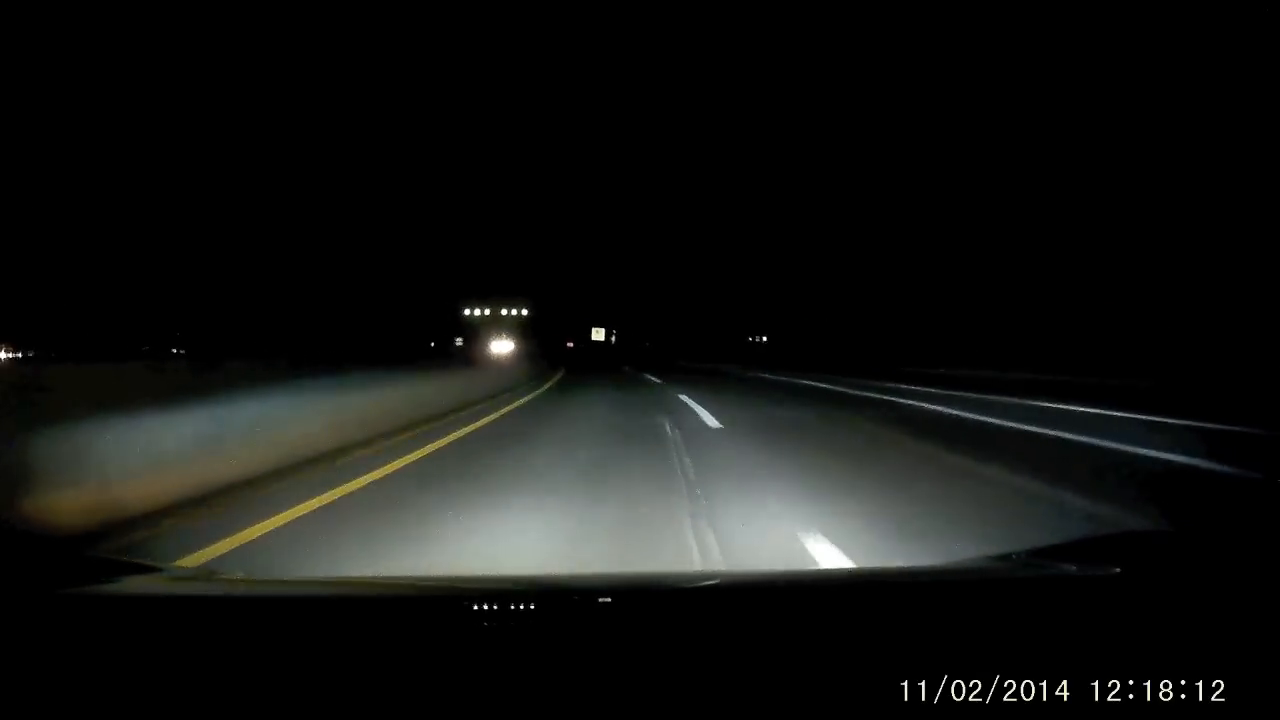
#> input picture frame 135 of test.mp4, 1280 x 720 px, given in place of test3.mp4, which was not available
$ python lane_detection.py
#> lines starting #> are read from the running program, lines starting #| are printed output that depends on the picture; after the words box and inside, x2 and y2 are one past the last pixel; in counts of white or black regions, pixels touching at a corner belong together; pictures that were not available may be replaced by others from this repository, and a replacement may not be noted
#> further down, frame is the input picture: shape (720, 1280, 3); mean B, G, R 18.1, 19.9, 18.8
import cv2
import numpy as np
import matplotlib.pyplot as plt

def roi(img, vertices):
    mask = np.zeros_like(img)
    match_mask_color = 255
    cv2.fillPoly(mask, vertices, match_mask_color)
    return cv2.bitwise_and(img,mask) #masked image

def draw_lane(img, lines):

    img = np.copy(img)
    blank_image = np.zeros((img.shape[0], img.shape[1], 3), dtype=np.uint8)

    lineLeft = False; lineRight = False

    for line in lines:
        x1,y1,x2,y2 = line[0]
        cv2.line(blank_image, (x1,y1), (x2,y2), (0,255,0), 2)

    img = cv2.addWeighted(img, 0.8, blank_image, 1, 0.0)
    return img

def process(img):

    #---------------------Lanes-----------------------
    height = img.shape[0]
#> height = 1080
    width = img.shape[1]
#> width = 1920

    roiVertices = [(0,height), (width/2,height/2), (width, height)] #adjusted for hood of car to be masked
#> roiVertices = [(0, 1080), (960, 540), (1920, 1080)]

    grayImg = cv2.cvtColor(img,cv2.COLOR_RGB2GRAY)
    canny = cv2.Canny(grayImg, 100, 150) #adjust upper threshold if lanes are not being detected
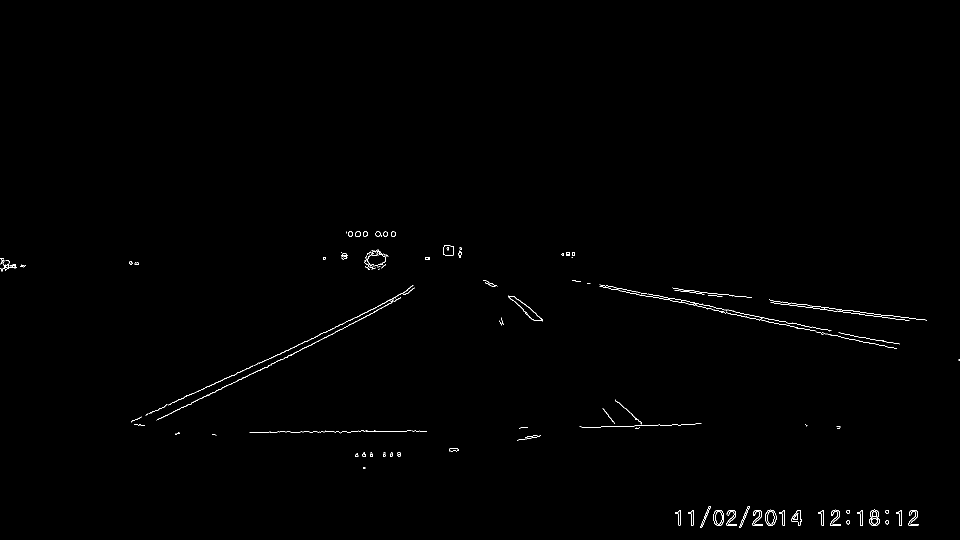
#> canny: shape (1080, 1920) (shown at 1/2 size); 0.4% white in thin lines or dots, all inside (x1, y1, x2, y2) = (0, 463, 1920, 1056)

    croppedImage = roi(canny, np.array([roiVertices],np.int32))
#> in roi, `cv2.fillPoly(mask, vertices, match_mask_color)`:
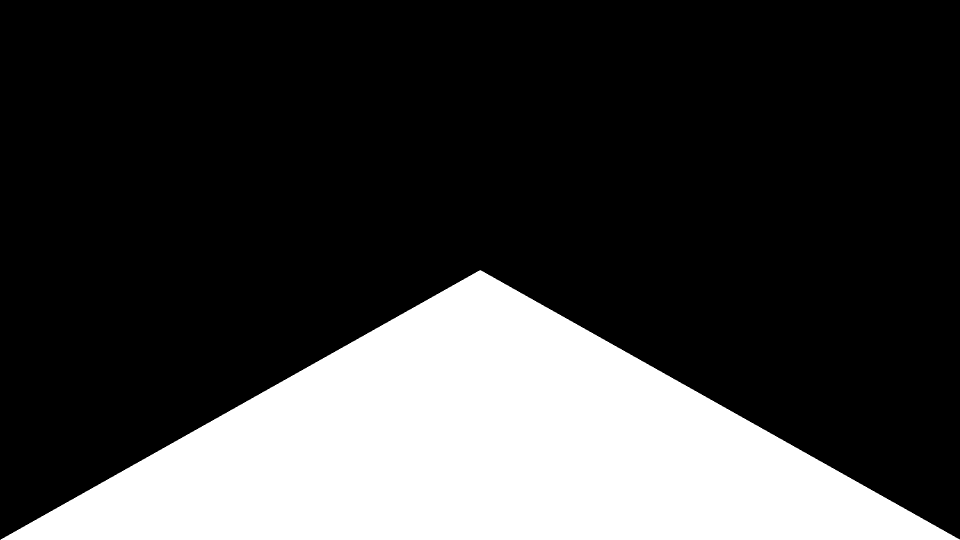
#> mask: shape (1080, 1920) (shown at 1/2 size); 25% white; 1 white region, box (x1, y1, x2, y2) and area: (1, 540, 1920, 1080) 518820
#> in roi, `return cv2.bitwise_and(img,mask)`:
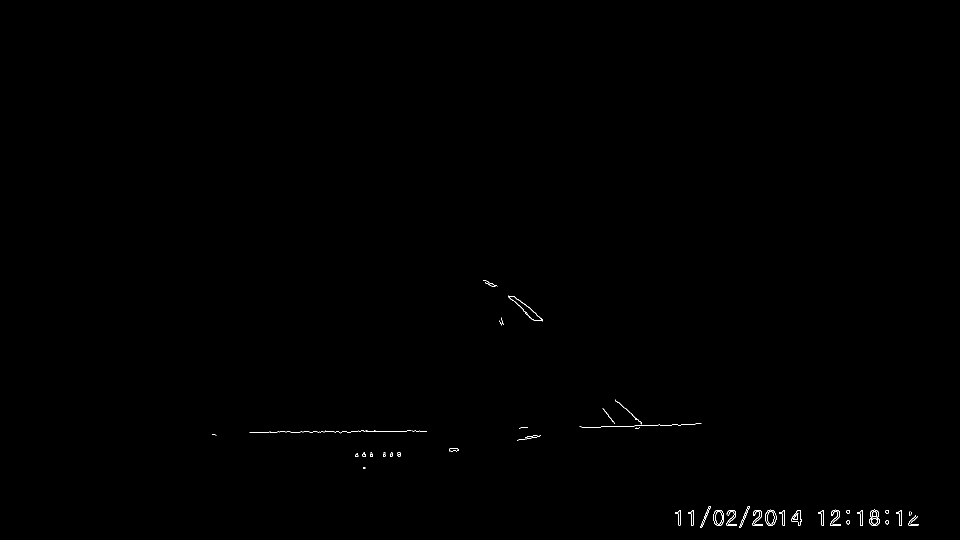
#> returned value: shape (1080, 1920) (shown at 1/2 size); 0.17% white in thin lines or dots, all inside (x1, y1, x2, y2) = (425, 560, 1838, 1056)

    lines = cv2.HoughLinesP(croppedImage,
                            rho=1, #adjust
                            theta=np.pi/180,
                            threshold=50, #adjust
                            lines=np.array([]),
                            minLineLength=100, #adjust
                            maxLineGap=50)
#> lines = 24 rows, first 6: [499, 865, 750, 861], [1167, 855, 1402, 847], [1358, 1051, 1835, 1051], [1357, 1048, 1837, 1048], [1351, 1027, 1822, 1027], [1351, 1024, 1819, 1024]

    #----------------------Objects---------------------

    if lines is not None: #if HoughLinesP couldn't find any lines in a given frame, don't bother trying to draw

        filtered_lines = [] #filtering out horizontal-ish lines to improve HoughLinesP accuracy

        for line in lines:
            x1,y1,x2,y2 = line[0]
            slope = (y2-y1)/(x2-x1)

            if abs(slope) > 0.3:
                filtered_lines.append(line)
#> this loop made 24 passes
#> (x1, y1, x2, y2, slope) on passes 1 to 12: (499, 865, 750, 861, -0.0159), (1167, 855, 1402, 847, -0.034), (1358, 1051, 1835, 1051, 0), (1357, 1048, 1837, 1048, 0), (1351, 1027, 1822, 1027, 0), (1351, 1024, 1819, 1024, 0), (669, 864, 838, 861, -0.0178), (1358, 1020, 1802, 1020, 0), (1356, 1023, 1820, 1023, 0), (1357, 1035, 1824, 1043, 0.0171), (1357, 1046, 1820, 1030, -0.0346), (621, 864, 831, 861, -0.0143)
#> after the loop, filtered_lines = []

        img = draw_lane(img, filtered_lines)
#> after the loop in draw_lane, `for line in lines:`: blank_image: shape (1080, 1920, 3); every value is 0
#> in draw_lane, `img = cv2.addWeighted(img, 0.8, blank_image, 1, 0.0)`:
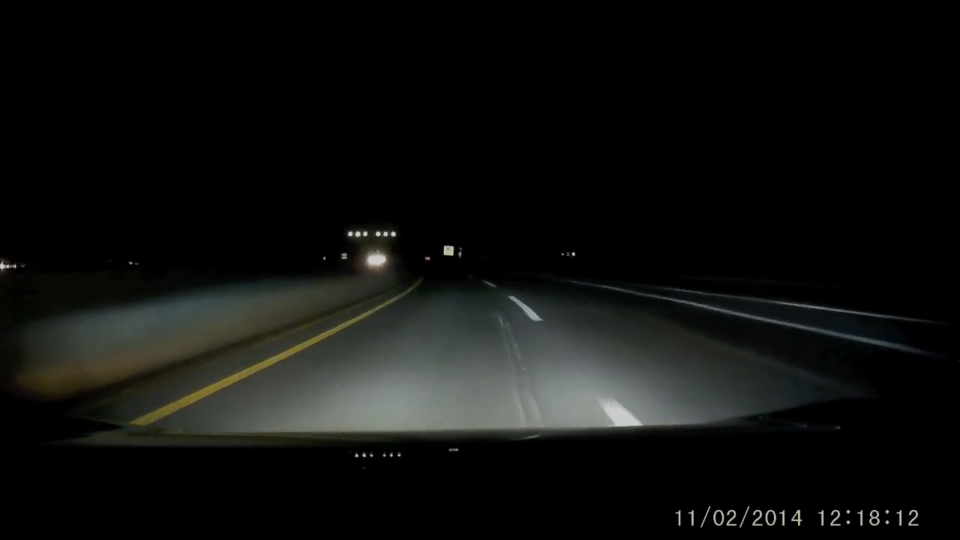
#> img: shape (1080, 1920, 3) (shown at 1/2 size); mean of channels 0, 1, 2 14.4, 16, 15.1; drawn as B, G, R
    return img

cap = cv2.VideoCapture('test3.mp4') #change src video here

while cap.isOpened():
    ret, frame = cap.read()
    #ret, frame2 = cap.read()

    targetWidth = 1920; targetHeight = 1080

    if ret:
        frame = cv2.resize(frame, (targetWidth, targetHeight))
        #frame2 = cv2.resize(frame2, (targetWidth, targetHeight))

    processedFrame = process(frame)

    cv2.imshow("video", processedFrame)
    if cv2.waitKey(10) == 27: #esc key
#> (key Esc is pressed here)
        break

cv2.destroyAllWindows()
cap.release()

$ run again, starting later in the video
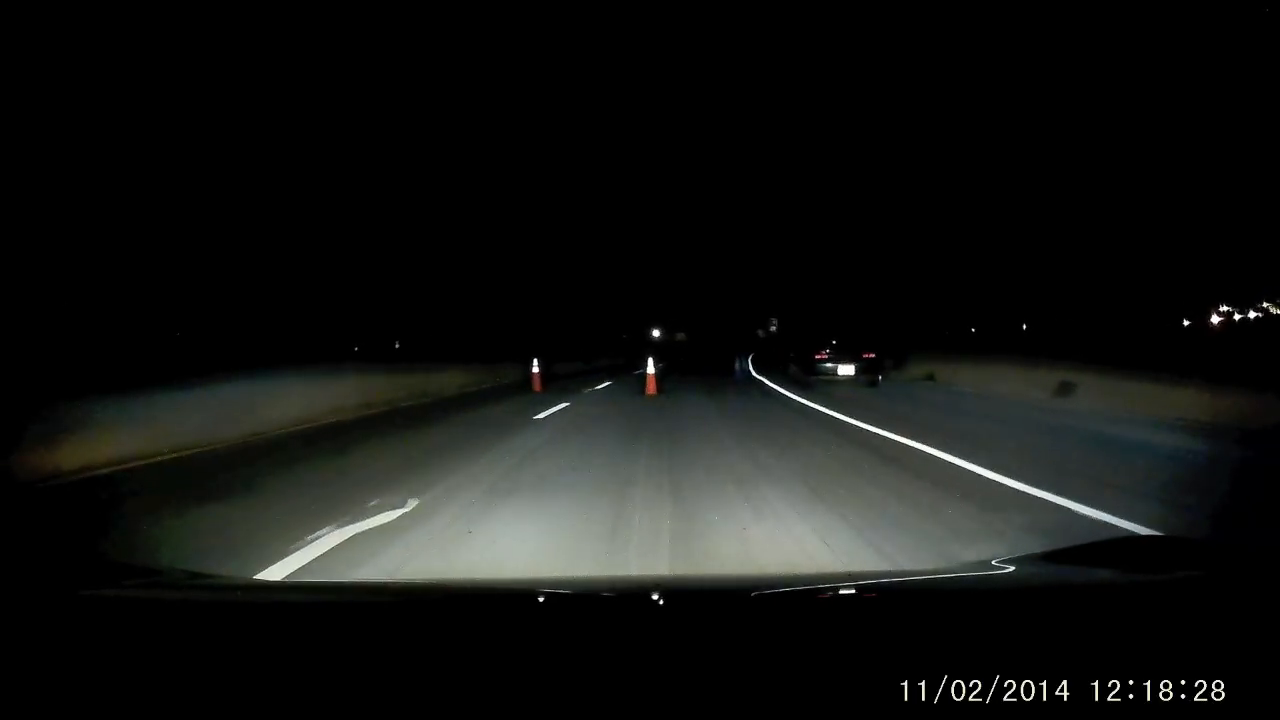
#> input picture frame 608 of test.mp4, 1280 x 720 px, given in place of test3.mp4, which was not available
#> frame is the input picture: shape (720, 1280, 3); mean B, G, R 18.4, 20.1, 18.7
#> frame: shape (1080, 1920, 3)
#> in process, `canny = cv2.Canny(grayImg, 100, 150)`:
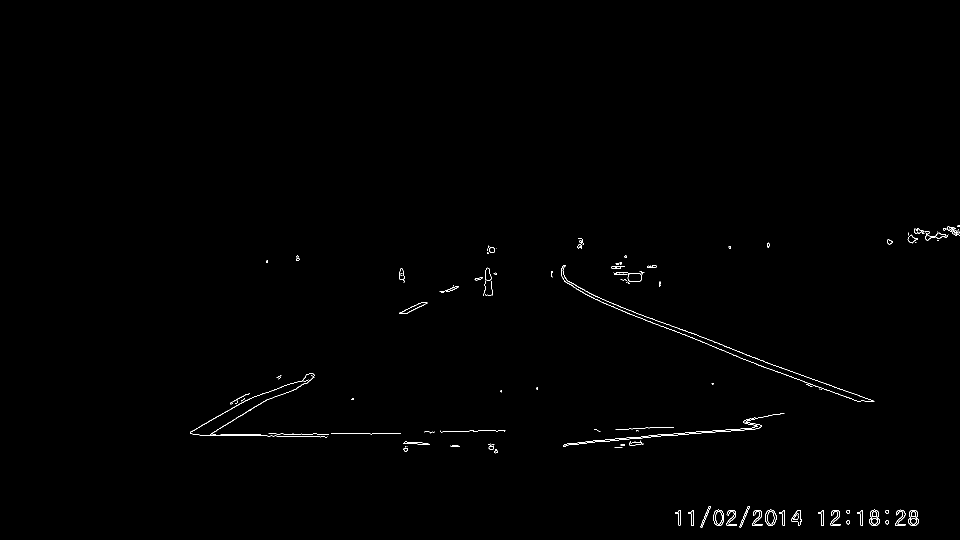
#> canny: shape (1080, 1920) (shown at 1/2 size); 0.41% white in thin lines or dots, all inside (x1, y1, x2, y2) = (380, 450, 1920, 1055)
#> mask: shape (1080, 1920); 25% white; 1 white region, box (x1, y1, x2, y2) and area: (1, 540, 1920, 1080) 518820
#> lines = 39 rows, first 6: [849, 863, 1009, 860], [1128, 889, 1519, 855], [1134, 887, 1509, 854], [585, 869, 721, 866], [434, 859, 536, 798], [1357, 1048, 1834, 1048]
#> the loop in process, `for line in lines:` made 39 passes
#> (x1, y1, x2, y2, slope) on passes 1 to 8: (849, 863, 1009, 860, -0.0187), (1128, 889, 1519, 855, -0.087), (1134, 887, 1509, 854, -0.088), (585, 869, 721, 866, -0.0221), (434, 859, 536, 798, -0.598), (1357, 1048, 1834, 1048, 0), (512, 871, 653, 874, 0.0213), (1159, 884, 1435, 860, -0.087)
#> after the loop in process, `for line in lines:`: filtered_lines = [[[434, 859, 536, 798]], [[420, 868, 539, 797]], [[511, 792, 627, 752]], [[814, 626, 971, 546]]]
#> the loop in draw_lane, `for line in lines:` made 4 passes
#> in draw_lane, `img = cv2.addWeighted(img, 0.8, blank_image, 1, 0.0)`:
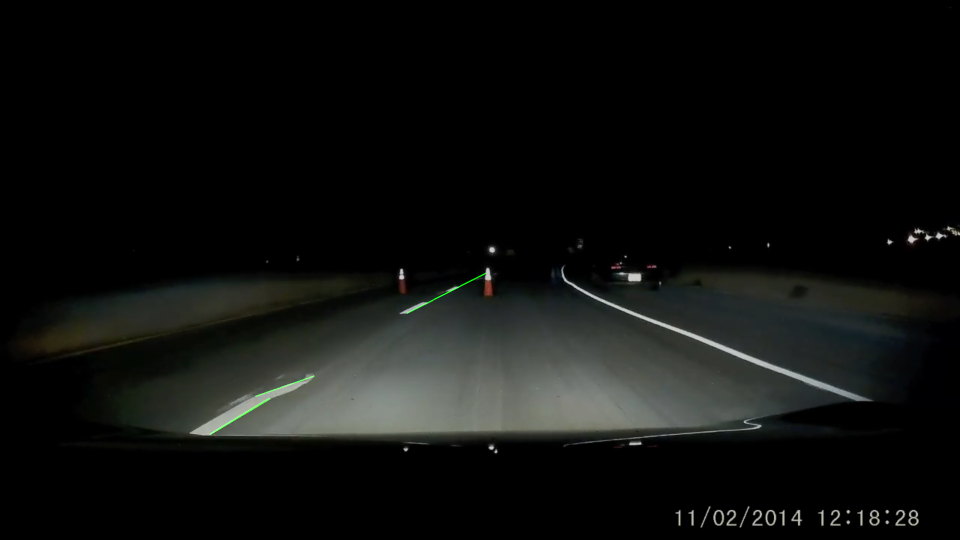
#> img: shape (1080, 1920, 3) (shown at 1/2 size); mean of channels 0, 1, 2 14.7, 16.2, 15; drawn as B, G, R

$ run again, starting later in the video
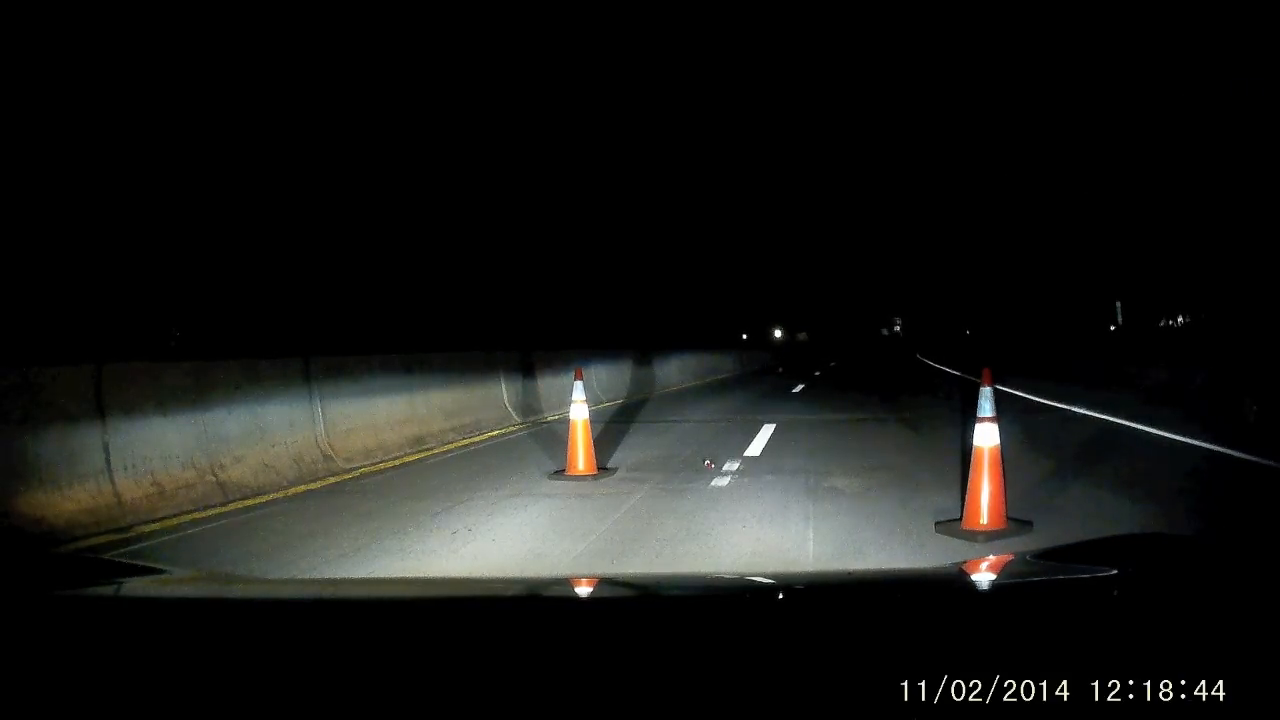
#> input picture frame 1081 of test.mp4, 1280 x 720 px, given in place of test3.mp4, which was not available
#> frame is the input picture: shape (720, 1280, 3); mean B, G, R 21.9, 24.2, 23.6
#> frame: shape (1080, 1920, 3)
#> in process, `canny = cv2.Canny(grayImg, 100, 150)`:
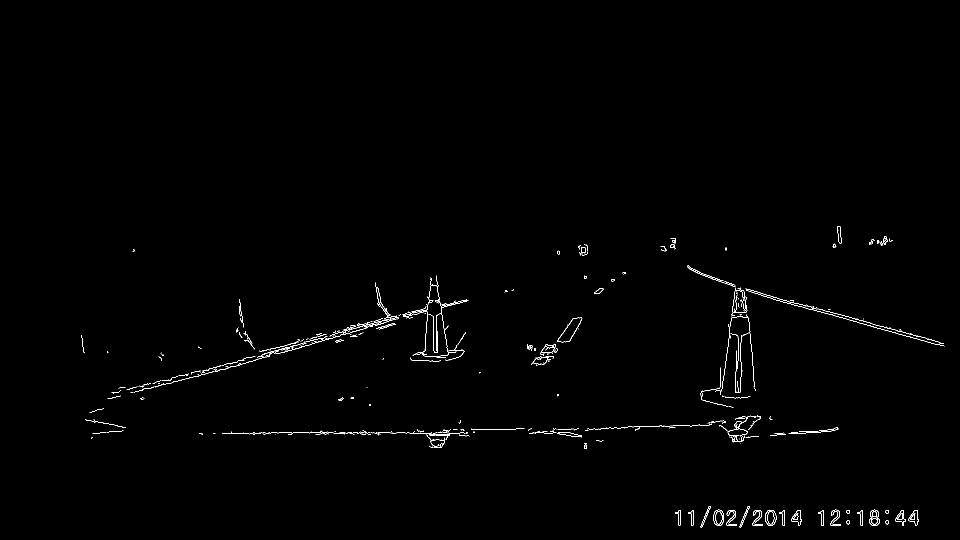
#> canny: shape (1080, 1920) (shown at 1/2 size); 0.59% white in thin lines or dots, all inside (x1, y1, x2, y2) = (163, 452, 1889, 1055)
#> mask: shape (1080, 1920); 25% white; 1 white region, box (x1, y1, x2, y2) and area: (1, 540, 1920, 1080) 518820
#> lines = 43 rows, first 6: [1256, 853, 1505, 849], [430, 866, 935, 866], [463, 865, 949, 865], [907, 858, 1200, 858], [642, 867, 852, 867], [601, 864, 949, 864]
#> the loop in process, `for line in lines:` made 43 passes
#> (x1, y1, x2, y2, slope) on passes 1 to 8: (1256, 853, 1505, 849, -0.0161), (430, 866, 935, 866, 0), (463, 865, 949, 865, 0), (907, 858, 1200, 858, 0), (642, 867, 852, 867, 0), (601, 864, 949, 864, 0), (498, 868, 760, 868, 0), (1357, 1048, 1834, 1048, 0)
#> after the loop in process, `for line in lines:`: filtered_lines = [[[873, 722, 873, 600]], [[877, 588, 898, 719]], [[848, 721, 856, 605]], [[875, 722, 875, 600]], [[866, 722, 866, 600]]]
#> the loop in draw_lane, `for line in lines:` made 5 passes
#> in draw_lane, `img = cv2.addWeighted(img, 0.8, blank_image, 1, 0.0)`:
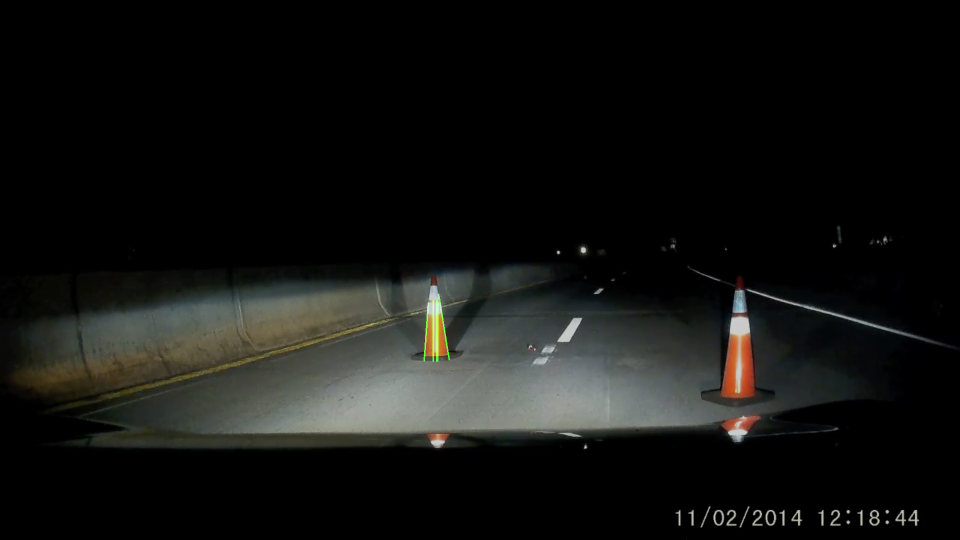
#> img: shape (1080, 1920, 3) (shown at 1/2 size); mean of channels 0, 1, 2 17.5, 19.4, 18.9; drawn as B, G, R
